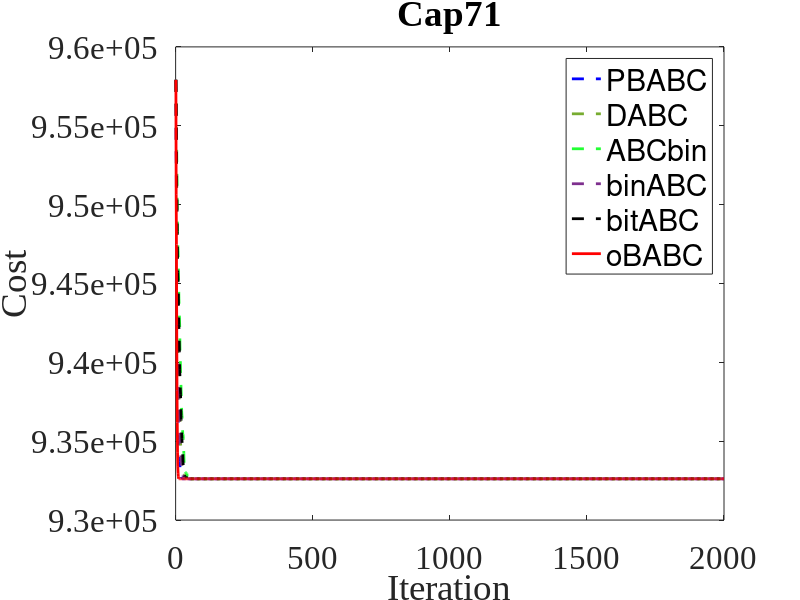
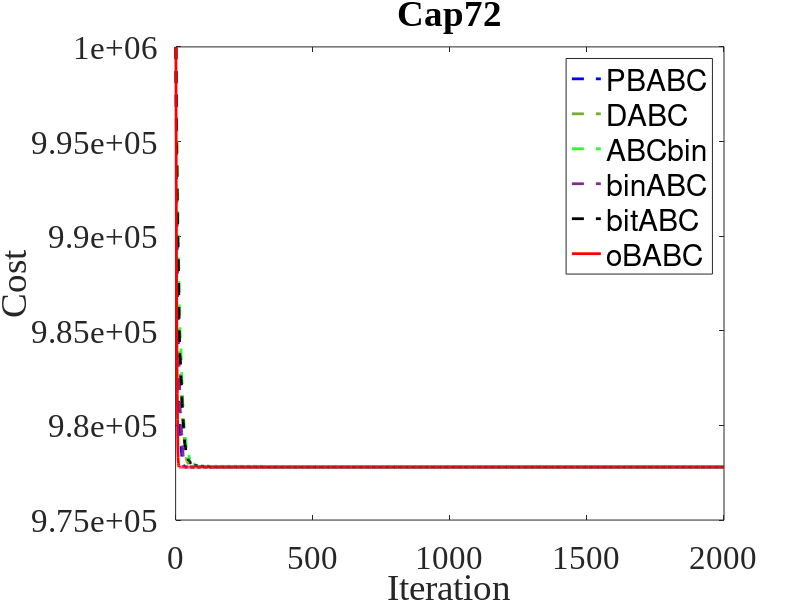
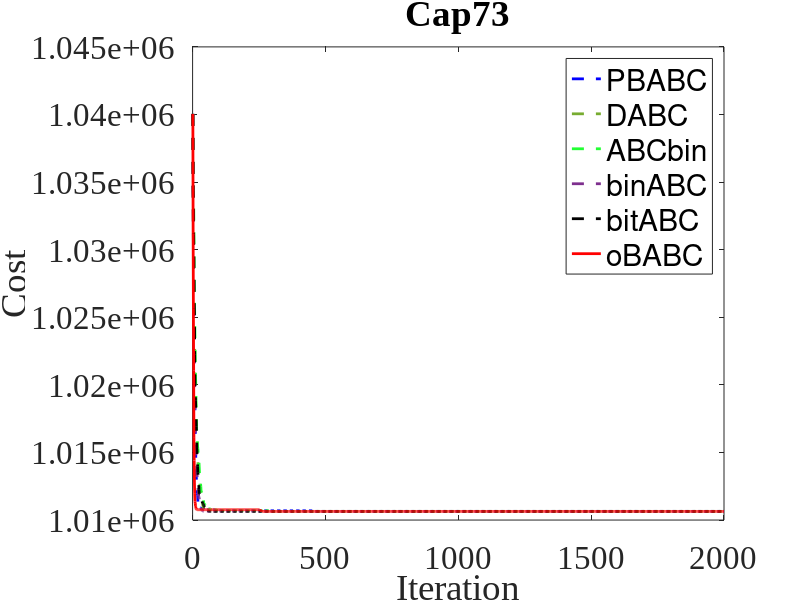
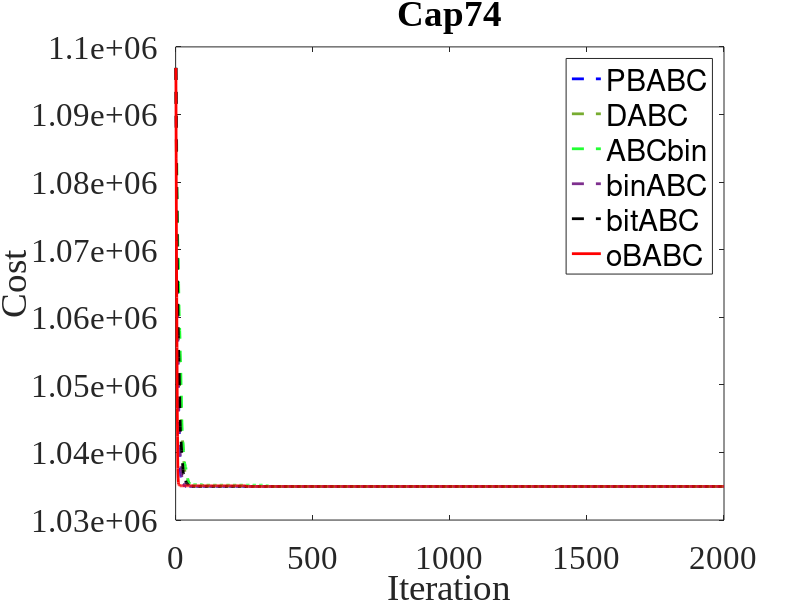

Here is the MATLAB script that generated these plots, in order:
clc 
% close all
clear all

savePath = 'Fig/';
load("N40-UFLP-Function.mat");
% ALG = {'DABC','ABCbin','binABC','bitABC','oBABC','PBABC'};
% color = {'#77AC30','#22FF33','#7E2F8E','#A39480','#FF0000','#0072BD','#0000FF','#000000','#FF6100','#292421','#6A5ACD','#385E0F'};
ALG = {'DABC','ABCbin','binABC','bitABC','oBABC','PBABC'};
color = {'#77AC30','#22FF33','#7E2F8E','#000000','#FF0000','#0000FF','#A39480','#0072BD','#FF6100','#292421','#6A5ACD','#385E0F'};
Fun_Name = {'Cap71','Cap72','Cap73','Cap74','Cap101','Cap102','Cap103','Cap104','Cap131','Cap132','Cap133','Cap134','CapA','CapB','CapC'};
problem_start = 1;
problem_stop = 15;
NsingleVerionAlg = 5;

for Function_No=problem_start:problem_stop
    h = figure();
    o = NsingleVerionAlg + 1;
    plot(mean(Function{Function_No}.Convergence{o}.data,1),'--','LineWidth',2,'color',color{o}); hold on

    for o=1:NsingleVerionAlg-1
        plot(mean(Function{Function_No}.Convergence{o}.data,1),'--','LineWidth',2,'color',color{o});hold on
    end
    o = 5;
    plot(mean(Function{Function_No}.Convergence{o}.data,1),'LineWidth',2,'color',color{o});hold on

    hold off
    title(Fun_Name{Function_No});
    xlabel('Iteration');
    ylabel('Cost');
    legend('PBABC','DABC','ABCbin','binABC','bitABC','oBABC');
    set(gca,'FontSize',24,'Fontname','Times New Roman');
    fileName = [savePath,Fun_Name{Function_No},'.fig'];
    savefig(h,fileName);
%     close(h);
end
